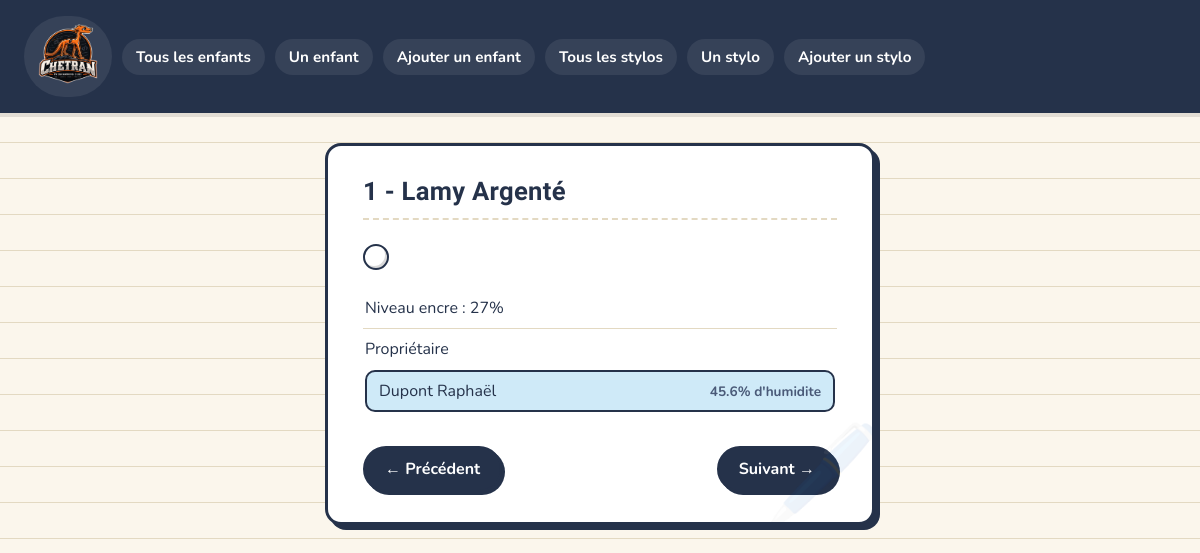
Page /php/index.php?stylo=1 on the committed database.
### tables this page shows
CREATE TABLE Stylos (
    id INT AUTO_INCREMENT PRIMARY KEY,
    couleur VARCHAR(30) NOT NULL,
    marque VARCHAR(50) NOT NULL,
    niveau_encre INT DEFAULT 100,
    fonctionne BOOLEAN DEFAULT TRUE,
    id_enfant INT
);

CREATE TABLE Enfants (
    id INT AUTO_INCREMENT PRIMARY KEY,
    nom VARCHAR(50) NOT NULL,
    prenom VARCHAR(50) NOT NULL,
    num_tel VARCHAR(30),
    date_naissance DATE NOT NULL,
    distance_au_sol INT DEFAULT 50,
    taux_humidite FLOAT DEFAULT 0.7
);

### php/model/DAO.php (called while the page is built, shortened)
<?php
class DAO {
	public function __construct() {
		try {
			$this->pdo = new PDO('mysql:host=127.0.0.1;dbname=lesenfantsmouillesdustylo', 'bthouverez', '321654');
		} catch(Exception $e) {
			die('ERROR : '.$e->getMessage() );
		}
	}
}

### php/model/StyloDAO.php (called while the page is built, shortened)
<?php
require_once 'DAO.php';
require_once 'Stylo.php';
class StyloDAO extends DAO {
	public function getById(int $id) : Stylo {
		$sql = "SELECT * FROM Stylos s
		LEFT JOIN Enfants e ON s.id_enfant = e.id WHERE s.id = ?";
		$stmt = $this->pdo->prepare($sql);
		$stmt->execute([$id]);
		$tabStylo = $stmt->fetch();
		$stylo = new Stylo();
		if($tabStylo) {
			$stylo->id = $tabStylo[0];
			$stylo->marque = $tabStylo['marque'];
			$stylo->couleur = $tabStylo['couleur'];
			$stylo->fonctionne = $tabStylo['fonctionne'];
			$stylo->niveau_encre = $tabStylo['niveau_encre'];
			if(isset($tabStylo['nom'])) {
				$enfant = new Enfant;
				$enfant->id = $tabStylo['id'];
				$enfant->nom = $tabStylo['nom'];
				$enfant->prenom = $tabStylo['prenom'];
				$enfant->num_tel = $tabStylo['num_tel'];
				$enfant->date_naissance = $tabStylo['date_naissance'];
				$enfant->distance_au_sol = $tabStylo['distance_au_sol'];
				$enfant->taux_humidite = $tabStylo['taux_humidite'];
				$stylo->enfant = $enfant;
			} else {
				$stylo->enfant = null;
			}
		}
		return $stylo;
	}
}

### php/model/Stylo.php (called while the page is built, shortened)
<?php
class Stylo {
	private int    $id;
	private string $couleur;
	private string $marque;
	private int    $niveau_encre;
	private ?Enfant $enfant;
	public function __construct() {
		$this->id = -1;
		$this->couleur = '';
		$this->marque = '';
		$this->niveau_encre = 0;
		$this->enfant = new Enfant();
	}
	public function __get($attr) {
		switch($attr) {
			case 'id': 				return $this->id; 				break;
			case 'couleur': 		return $this->couleur; 			break;
			case 'marque': 			return $this->marque; 			break;
			case 'niveau_encre': 	return $this->niveau_encre; 	break;
			case 'enfant': 			return $this->enfant; 			break;
		}
	}
	public function __set($attr, $val) {
		switch($attr) {
			case 'id': 				$this->id = $val; 			break;
			case 'couleur': 		$this->couleur = $val; 		break;
			case 'marque': 			$this->marque = $val; 		break;
			case 'fonctionne': 		$this->fonctionne = $val; 	break;
			case 'niveau_encre': 	$this->niveau_encre = $val;	break;
			case 'enfant': 			$this->enfant = $val;		break;
		}
	}
}

### php/model/Enfant.php (called while the page is built, shortened)
<?php
class Enfant {
	private string $nom;
	private string $prenom;
	private float  $taux_humidite;
	public function __construct() {
		$this->nom = '';
		$this->prenom = '';
		$this->taux_humidite = 0;
	}
	public function __get($attr) {
		switch($attr) {
			case 'nom': 			return $this->nom; 				break;
			case 'prenom': 			return $this->prenom; 			break;
			case 'taux_humidite': 	return $this->taux_humidite; 	break;
		}
	}
	public function __set($attr, $val) {
		switch($attr) {
			case 'id': 				$this->id = $val; 			break;
			case 'date_naissance': 		$this->date_naissance = $val; 	break;
			case 'num_tel': 			$this->num_tel = $val; 		break;
			case 'nom': 			$this->nom = $val; 			break;
			case 'prenom': 			$this->prenom = $val; 		break;
			case 'taux_humidite': 	$this->taux_humidite = $val; break;
			case 'distance_au_sol': 	$this->distance_au_sol = $val;break;
		}
	}
}

### php/view/unStylo.php (the view)
<section class="cardStylo">
	<?php if($stylo->id > 0) { ?>
	<h1><?= $stylo->id ?> - <?= $stylo->marque ?> <?= $stylo->couleur ?></h1>
	<span class="pastille" style="background: <?= $stylo->couleur ?>;"></span>
	<ul class="infos">
		<li>Niveau encre : <?= $stylo->niveau_encre ?>%</li>
		<li>Propriétaire
			<ul class="proprietaire">
				<li class="stylo">
					<?php if($stylo->enfant) { ?>
						<?= $stylo->enfant->nom ?> <?= $stylo->enfant->prenom ?>
						<span class="niveau"><?= $stylo->enfant->taux_humidite * 100 ?>% d'humidite</span>
					<?php } else { ?>
						Inconnu
					<?php } ?>
				</li>
			</ul>
		</li>
	</ul>
	<div class="nav">
		<a href="?stylo=<?= $stylo->id-1 ?>"><button>&larr; Précédent</button></a>
		<a href="?stylo=<?= $stylo->id+1 ?>"><button>Suivant &rarr;</button></a>
	</div>
<?php } else { ?>
	<p class="empty">Aucun stylo trouvé.</p>
<?php } ?>
</section>

### php/view/style.css (style rules this page uses)
:root { --paper: #FBF6EC; --paper-line: #E3D9C2; --ink: #25324A; --ink-soft: #4A5A78; --bic-red: #D64545; --bic-blue: #3D7DC9; --highlighter: #F2C94C; --felt-green: #4E9E6E; --sky: #CFEAF8; --radius: 16px; --shadow-hard: 5px 5px 0 var(--ink); }
* { box-sizing: border-box; }
html, body { margin: 0; min-height: 100%; }
body { font-family: "Nunito", "Segoe UI", Arial, sans-serif; color: var(--ink); background-color: var(--paper); background-image: linear-gradient(var(--paper-line) 1px, transparent 1px); background-size: 100% 36px; background-position: 0 70px; padding: 0 24px 60px; }
h1, h2, h3 { font-family: "Patrick Hand", "Segoe UI", cursive, sans-serif; color: var(--ink); letter-spacing: 0.3px; }
a { color: var(--bic-blue); text-decoration: none; }
nav { display: flex; flex-wrap: wrap; gap: 10px; align-items: center; background: var(--ink); margin: 0 -24px 30px; padding: 16px 24px; box-shadow: 0 4px 0 rgba(0, 0, 0, 0.1); position: sticky; top: 0; z-index: 10; }
nav a { color: #fff; background: rgba(255, 255, 255, 0.08); padding: 8px 14px; border-radius: 999px; font-weight: 700; font-size: 0.95em; transition: transform 0.15s ease, background 0.15s ease, color 0.15s ease; }
.cardEnfant, .cardStylo { position: relative; overflow: hidden; background: #fff; padding: 30px 35px; border: 3px solid var(--ink); border-radius: var(--radius); box-shadow: var(--shadow-hard); width: 550px; max-width: 100%; margin: 20px auto 40px; }
.cardEnfant::after, .cardStylo::after { position: absolute; right: -10px; bottom: -20px; font-size: 6em; opacity: 0.08; pointer-events: none; }
.cardStylo::after { content: "🖊️"; }
.cardEnfant h1, .cardStylo h1 { margin: 0 0 20px; font-size: 1.6em; color: var(--ink); border-bottom: 2px dashed var(--paper-line); padding-bottom: 12px; }
.infos { list-style: none; padding: 0; margin: 0 0 20px; position: relative; z-index: 1; }
.infos > li { padding: 9px 2px; border-bottom: 1px solid var(--paper-line); }
.infos > li:last-child { border-bottom: none; }
.trousse, .proprietaire { list-style: none; padding: 0; margin: 10px 0 0; display: flex; flex-direction: column; gap: 8px; }
.stylo { display: flex; align-items: center; gap: 10px; padding: 8px 12px; background: var(--sky); border: 2px solid var(--ink); border-radius: 10px; transition: transform 0.15s ease; }
.pastille { display: inline-block; width: 16px; height: 16px; border-radius: 50%; border: 2px solid var(--ink); box-shadow: inset -2px -2px 0 rgba(0, 0, 0, 0.15), inset 2px 2px 0 rgba(255, 255, 255, 0.5); flex-shrink: 0; vertical-align: middle; }
.cardStylo > .pastille { width: 26px; height: 26px; margin: 4px 0 18px; }
.stylo .niveau { margin-left: auto; font-size: 0.85em; font-weight: 700; color: var(--ink-soft); }
.nav { display: flex; justify-content: space-between; margin-top: 25px; }
.nav a { text-decoration: none; }
button, .btn { padding: 10px 20px; border: 2px solid var(--ink); border-radius: 999px; background: var(--ink); color: #fff; font-family: inherit; font-weight: 700; font-size: 1em; cursor: pointer; box-shadow: 3px 3px 0 var(--ink); transition: transform 0.12s ease, box-shadow 0.12s ease; }

### rows in the picture
stylos: id "1", marque "Lamy", couleur "Argenté", niveau_encre "27", id_enfant.nom "Dupont", id_enfant.prenom "Raphaël", $stylo->enfant->taux_humidite*100 "45.6"
